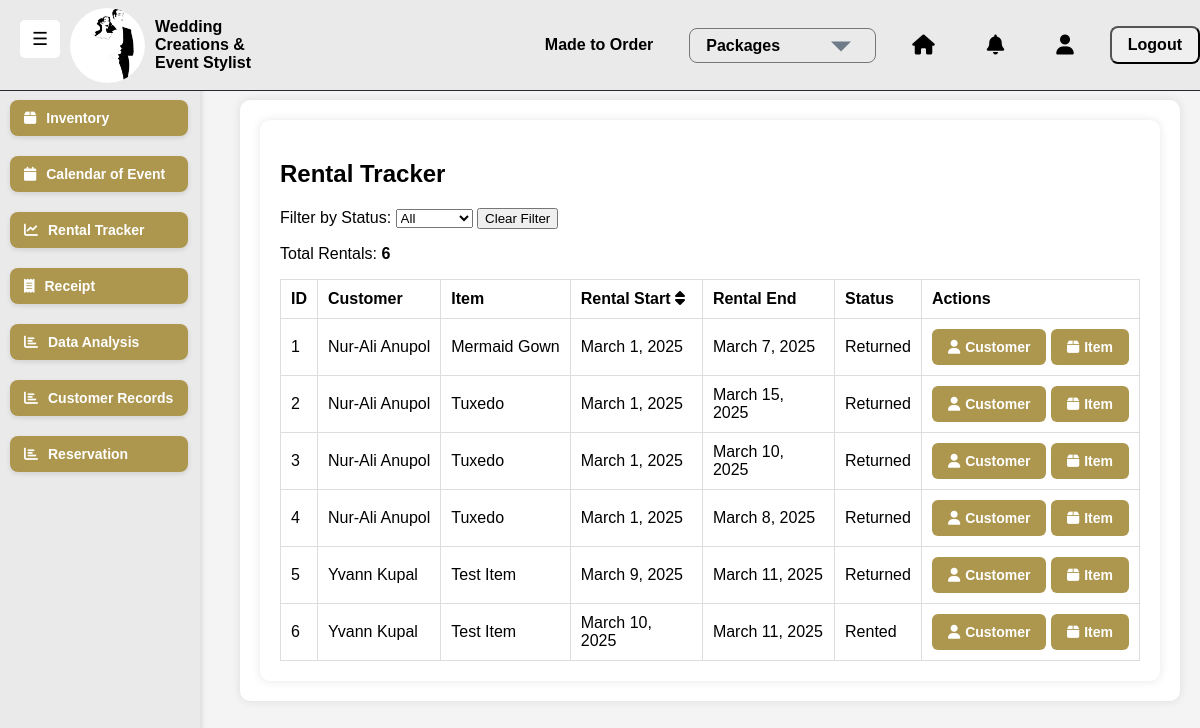
The app's page /rental-tracker/ (signed in), older data.
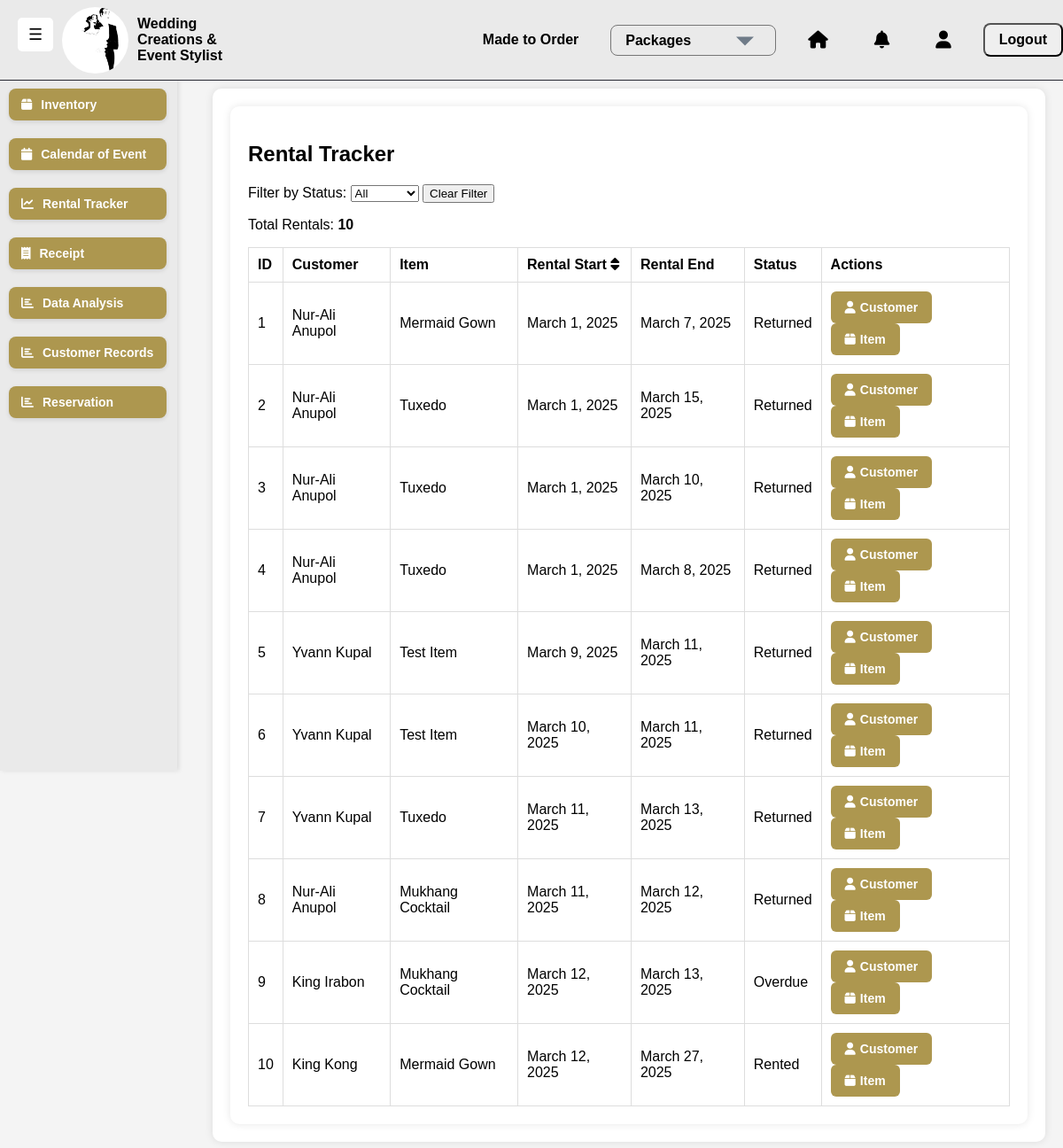
The same page, newer data.
### saritasapp/models.py (models this page shows, shortened)
class Rental(models.Model):
    customer = models.ForeignKey(Customer, on_delete=models.CASCADE)
    user = models.ForeignKey(User, on_delete=models.SET_NULL, null=True, blank=True)
    inventory = models.ForeignKey(Inventory, on_delete=models.CASCADE)
    rental_start = models.DateField()
    rental_end = models.DateField()
    deposit = models.DecimalField(max_digits=10, decimal_places=2, default=10000.00)
    status = models.CharField(
        max_length=10,
        choices=[
            ("Renting", "Renting"),
            ("Returned", "Returned"),
            ("Overdue", "Overdue")
        ],
        default="Renting"
    )

class Customer(models.Model):
    first_name = models.CharField(max_length=255)
    last_name = models.CharField(max_length=255)
    email = models.EmailField(unique=True)
    phone = models.CharField(max_length=15, unique=True)
    address = models.TextField(blank=True, null=True)
    created_at = models.DateTimeField(auto_now_add=True)
    image = models.ImageField(upload_to="static/images/", null=True, blank=True)

class Inventory(models.Model):
    name = models.CharField(max_length=255)
    category = models.ForeignKey(Category, on_delete=models.CASCADE)
    color = models.CharField(max_length=50, blank=True)
    quantity = models.IntegerField(default=0)
    rental_price = models.DecimalField(max_digits=10, decimal_places=2)
    purchase_price = models.DecimalField(max_digits=10, decimal_places=2, null=True, blank=True)
    available = models.BooleanField(default=True)
    image = models.ImageField(upload_to="static/images/", null=True, blank=True)

### saritasapp/views.py (the view)
# urls.py: path('rental-tracker/', views.rental_tracker, name='rental_tracker'),
@login_required
def rental_tracker(request):
    status_filter = request.GET.get('status')
    today = now().date()
    Rental.objects.filter(
        rental_end__lt=today,
        status="Renting"
    ).update(status="Overdue")
    rentals = Rental.objects.select_related('customer', 'inventory')
    if status_filter:
        rentals = rentals.filter(status=status_filter)
    rentals = rentals.order_by('rental_start')
    return render(request, 'saritasapp/rental_tracker.html', {
        'rentals': rentals,
        'today': today
    })

### saritasapp/templates/saritasapp/rental_tracker.html (shortened to what this page needs)
{% extends "saritasapp/base.html" %}
{% load static %}
{% block extra_css %}
    <link rel="stylesheet" href="{% static 'css/rental_tracker.css' %}">
{% endblock %}
{% block content %}
<div class="container mt-4">
    <h2>Rental Tracker</h2>
    <form method="GET" class="mb-3 d-flex align-items-center flex-wrap gap-2">
        <label for="statusFilter" class="me-2">Filter by Status:</label>
        <select name="status" id="statusFilter" class="form-select me-2" onchange="this.form.submit()">
            <option value="">All</option>
        </select>
        <button type="submit" name="status" value="" class="btn btn-outline-secondary">Clear Filter</button>
    </form>
    <p class="mb-3">Total Rentals: <strong>{{ rentals|length }}</strong></p>
    <div class="table-responsive">
        <table class="table table-hover table-bordered">
            <thead class="table-dark text-center align-middle">
                <tr>
                    <th>ID</th>
                    <th>Customer</th>
                    <th>Item</th>
                    <th>
                        Rental Start
                        <i class="fas fa-sort ms-1"></i>
                    </th>
                    <th>Rental End</th>
                    <th>Status</th>
                    <th>Actions</th>
                </tr>
            </thead>
            <tbody>
                {% for rental in rentals %}
                <tr>
                    <td class="text-center">{{ rental.id }}</td>
                    <td>{{ rental.customer.first_name }} {{ rental.customer.last_name }}</td>
                    <td>{{ rental.inventory.name }}</td>
                    <td>{{ rental.rental_start }}</td>
                    <td>{{ rental.rental_end }}</td>
                    <td>
                        {% if rental.status == "Overdue" %}
                            <span class="badge bg-danger">Overdue</span>
                        {% elif rental.status == "Returned" %}
                            <span class="badge bg-success">{{ rental.status }}</span>
                        {% else %}
                            <span class="badge bg-warning">{{ rental.status }}</span>
                        {% endif %}
                    </td>
                    <td class="text-center">
                        <a href="{% url 'saritasapp:view_customer' rental.customer.id %}"
                        class="btn-info">
                        <i class="fas fa-user"></i> Customer
                        </a>
                        <a href="{% url 'saritasapp:view_inventory' rental.inventory.id %}"
                        class="btn-info">
                        <i class="fas fa-box"></i> Item
                        </a>
                    </td>
                </tr>
                {% endfor %}
            </tbody>
        </table>
    </div>
</div>
{% endblock %}

### saritasapp/templates/saritasapp/base.html (shortened to what this page needs)
{% load static %}
<!DOCTYPE html>
<html lang="en">
    <head>
        {% load static %}
        <link rel="stylesheet" href="{% static 'css/mainbase.css' %}">
        <link rel="stylesheet" href="https://cdnjs.cloudflare.com/ajax/libs/font-awesome/6.4.0/css/all.min.css">
        {% block extra_css %}{% endblock %}
    </head>
<body>
    <div class="sidebar" id="sidebar">
        <div class="nav-buttons">
            <a href="{% url 'saritasapp:inventory_list' %}" class="nav-btn">
                <span class="fas fa-box"></span> <text>Inventory</text>
            </a>
            <a href="{% url 'saritasapp:calendar' %}" class="nav-btn">
                <span class="fas fa-calendar"></span> <text>Calendar of Event</text>
            </a>
            <a href="{% url 'saritasapp:rental_tracker' %}" class="nav-btn">
                <span class="fas fa-chart-line"></span> <text>Rental Tracker</text>
            </a>
            <a href="{% url 'saritasapp:receipt-detail' receipt_id=1 %}" class="nav-btn">
                <span class="fas fa-receipt"></span> <text>Receipt</text>
            </a>
            <a href="{% url 'saritasapp:data_analysis' %}" class="nav-btn">
                <span class="fas fa-chart-bar"></span> <text>Data Analysis</text>
            </a>
            <a href="{% url 'saritasapp:customer_list' %}" class="nav-btn">
                <span class="fas fa-chart-bar"></span> <text>Customer Records</text>
            </a>
            <a href="{% url 'saritasapp:reservation' %}" class="nav-btn">
                <span class="fas fa-chart-bar"></span> <text>Reservation</text>
            </a>
        </div>
    </div>
    <div class="header">
        <button id="toggle-btn">☰</button>
            <div class="logo">
                <img src="{% static 'images/Logo.png' %}" alt="Wedding Creations & Event Stylist">
                <span> Wedding<br>Creations &<br> Event Stylist</span>
            </div>
                <div class="header-items">
                    <div class="made-to-order">
                        <a href="{% url 'saritasapp:made_to_order' %}" class="header-link-text">Made to Order</a>
                    </div>
                        <select name="Packages" id="Package" class="header-link-text">
                            <option value="">Packages</option>
                        </select>
                        <a href="{% url 'saritasapp:homepage' %}" class="header-link"><i class="fas fa-home"></i></a>
                        <a href="{% url 'saritasapp:notifications' %}" class="header-link"><i class="fas fa-bell"></i></a>
                        <a href="{% url 'saritasapp:profile' %}" class="header-link"><i class="fas fa-user"></i></a>
                        {% if user.is_authenticated %}
                        <form method="post" action="{% url 'saritasapp:logout' %}" style="display:inline;">
                            <button type="submit" class="header-link">Logout</button>
                            </form>
                            {% else %}
                            <a href="{% url 'saritasapp:sign_in' %}" class="header-link">Login</a>
                            {% endif %}
                </div>
    </div>
    <div class="container" style="margin-left: 220px; margin-top: 80px; padding: 20px;">
        {% block content %}
        {% endblock %}
    </div>
</body>
</html>

### static/css/mainbase.css (style rules this page uses)
body { margin: 0; padding: 0; font-family: Arial, sans-serif; background-color: #EAEAEA; background-attachment: fixed; }
.sidebar { width: 200px; height: 100vh; background: #EAEAEA; position: fixed; left: 0; top: 70px; display: flex; flex-direction: column; align-items: center; box-shadow: 2px 0 5px rgba(0, 0, 0, 0.1); transition: all 0.3s ease-in-out; will-change: width; overflow-x: hidden; overflow-y: auto; text-wrap: nowrap; }
.nav-buttons { width: 100%; display: flex; flex-direction: column; margin-top: 20px; }
.nav-btn { display: flex; align-items: center; justify-content: flex-start; width: 75%; padding: 10px 1em; font-size: 14px; font-weight: bolder; background: #AD974F; border: none; cursor: pointer; box-shadow: 0px 2px 5px rgba(0, 0, 0, 0.1); transition: all 0.3s ease-in; border-radius: 8px; margin: 10px; }
a { display: block; color: white ; padding: 12px; text-align: center; border-radius: 5px; font-size: 16px; font-weight: bold; text-decoration: none; transition: background 0.3s ease; }
.nav-btn span { margin-right: 10px; }
#toggle-btn { position: fixed; top: 20px; left: 20px; background: white; color: black; border: none; padding: 8px 12px; font-size: 18px; border-radius: 5px; cursor: pointer; transition: all 0.3s ease-in-out; z-index: 100; }
.logo { display: flex; align-items: center; gap: 10px; margin-left: 50px; }
.logo img { width: 75px; height: 75px; border-radius: 50%; object-fit: contain; }
.logo span { font-size: 16px; font-weight: bold; color: black; white-space: nowrap; display: block; }
.header { position: fixed; top: 0; left: 0; right: 0; height: 70px; padding: 10px 20px; background: #EAEAEA; color: black ; display: flex; align-items: center; justify-content: space-between; z-index: 102; width: 100%; border-bottom: 1px solid #272832; }
.header-items { display: flex; align-items: center; justify-content: flex-end; gap: 20px; margin-right: 20px; flex-wrap: nowrap; flex-grow: 1; }
.header select { background-color: transparent; color: black; font-size: 16px; font-weight: 600; padding: 8px 16px; border-radius: 8px; cursor: pointer; appearance: none; background-repeat: no-repeat; background-position: right 10px center; background-size: 48px; }
.header select option { background: white; color: black; }
.header-link { display: flex; align-items: center; gap: 8px; text-decoration: none; color: black; font-size: 16px; font-weight: 600; padding: 8px 16px; border-radius: 8px; transition: 0.3s; white-space: nowrap; }
.header-link-text { display: flex; align-items: center; gap: 8px; text-decoration: none; color: black; font-size: 16px; font-weight: 600; padding: 8px 16px; border-radius: 8px; transition: 0.3s; white-space: nowrap; }
.header-link i { font-size: 20px; color: black; }

### static/css/rental_tracker.css (style rules this page uses)
body { font-family: Arial, sans-serif; background-color: #f4f4f4; padding: 20px; }
.container { background: white; padding: 20px; border-radius: 10px; box-shadow: 0 0 10px rgba(0,0,0,0.1); }
table { width: 100%; border-collapse: collapse; }
th, td { padding: 10px; border: 1px solid #ddd; text-align: left; }
.btn-primary, .btn-success, .btn-info { display: inline-flex; align-items: center; gap: 5px; padding: 10px 16px; border-radius: 6px; font-size: 14px; font-weight: 600; text-decoration: none; border: none; cursor: pointer; transition: background 0.3s ease; color: #fff; }
.btn-info { background-color: #AD974F; }

Row changes from the older to the newer data that the page shows:
changed Rental id 6: status "Rented" → "Returned"
added Rental: id "7", customer.first_name "Yvann", customer.last_name "Kupal", inventory.name "Tuxedo", rental_start "March 11, 2025", rental_end "March 13, 2025", status "Returned"
added Rental: id "8", customer.first_name "Nur-Ali", customer.last_name "Anupol", inventory.name "Mukhang Cocktail", rental_start "March 11, 2025", rental_end "March 12, 2025", status "Returned"
added Rental: id "9", customer.first_name "King", customer.last_name "Irabon", inventory.name "Mukhang Cocktail", rental_start "March 12, 2025", rental_end "March 13, 2025", status "Overdue"
added Rental: id "10", customer.first_name "King", customer.last_name "Kong", inventory.name "Mermaid Gown", rental_start "March 12, 2025", rental_end "March 27, 2025", status "Rented"
Text that changed along with them:
{{ rentals|length }}: "6" → "10"
